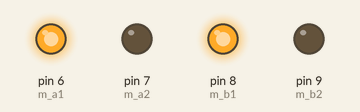
This sketch was run on a simulated Arduino Uno, built with avr-gcc and run on an emulated ATmega328P. Shown: output pins drawn as LEDs (lit = HIGH).

Above: at 0.1 s.
Timing chart, 0 to 1.6 s (numbered marks = the images above):
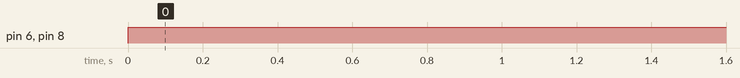

The sketch:

sketch_jul14b.ino
```cpp
int m_a1 = 6;
 int m_a2 = 7;
int m_b1 = 8;
int m_b2 = 9;
char cmd = 'f';
void forward(){
  digitalWrite(m_a1,1);
  digitalWrite(m_a2,0);
  digitalWrite(m_b1,1);
  digitalWrite(m_b2,0);
}
void backward(){
  digitalWrite(m_a1,0);
  digitalWrite(m_a2,1);
  digitalWrite(m_b1,0);
  digitalWrite(m_b2,1);
}
void left(){
  digitalWrite(m_a1,0);
  digitalWrite(m_a2,1);
  digitalWrite(m_b1,1);
  digitalWrite(m_b2,0);
}
void right(){
  digitalWrite(m_a1,1);
  digitalWrite(m_a2,0);
  digitalWrite(m_b1,0);
  digitalWrite(m_b2,1);
}


void setup() {
  // put your setup code here, to run once:
Serial.begin(9600);
pinMode(m_a1,OUTPUT);
pinMode(m_a2,OUTPUT);
pinMode(m_b1,OUTPUT);
pinMode(m_b2,OUTPUT);

}

void loop() {

  if (cmd == 'f' || cmd == 'F'){
    forward();
  }
}
```

Measured:
- by itself, pin 6 (m_a1), pin 8 (m_b1): LOW → HIGH at 0.00 s
